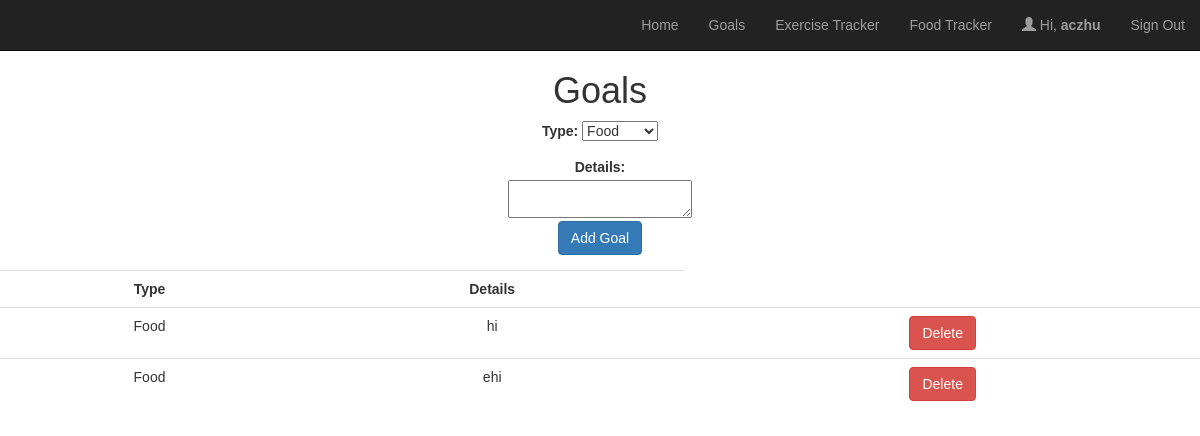
The app's page /views/goals.php (signed in) with its own data.
### tables this page shows
CREATE TABLE `has_goals` (
  `goal_id` int(11) NOT NULL,
  `username` varchar(20) NOT NULL
);

CREATE TABLE `goals` (
  `goal_id` int(11) NOT NULL,
  `type` varchar(10) NOT NULL,
  `details` varchar(30) NOT NULL
);

### web/views/goals.php (the view, shortened to what this page needs)
<!DOCTYPE html>
<html lang="en">
<head>
    <link rel="stylesheet" type="text/css" href="//maxcdn.bootstrapcdn.com/bootstrap/3.3.4/css/bootstrap.min.css" />
</head>
<body>
    <nav class="navbar navbar-default navbar-static-top navbar-inverse">
      <div class="container">
        <ul class="nav navbar-nav navbar-right">
          <li class="navbar-right">
            <a href="logout.php">Sign Out</a>
          </li>
          <li class="navbar-right">
            <a href="profile.php"><span class="glyphicon glyphicon-user"></span> Hi, <b><?php echo htmlspecialchars($_SESSION["username"]); ?></b></a>
          </li>
          <li class="navbar-right">
            <a href="food.php">Food Tracker</a>
          </li>
          <li class="navbar-right">
            <a href="exercise.php">Exercise Tracker</a>
          </li>
          <li class="navbar-right">
            <a href="goals.php">Goals</a>
          </li>
          <li class="navbar-right">
            <a href="welcome.php"> Home</a>
          </li>
        </ul>
      </div>
    </nav>
    <h1> Goals </h1>
    <div class="mx-5">
        <form action="add_goal.php" method="post">
         <div class="form-group">
             <label> Type: </label>
             <select type="text" name="type">
                 <option value="Food">Food</option>
             </select>
         </div>
         <label>Details:</label> <br>
         <textarea type="text" name="details" required></textarea>
         <div class="form-group">
             <input class="btn btn-primary" type="submit" value="Add Goal"/>
         </div>
        </form>
    </div>
    <p>
        <?php
        require_once "config.php";
        $sql = "SELECT goal_id, type, details FROM has_goals NATURAL JOIN goals WHERE username = ?";
        if($stmt = mysqli_prepare($conn, $sql)){
            mysqli_stmt_bind_param($stmt, "s", $param_username);
            if(mysqli_stmt_execute($stmt)){
                $data = mysqli_stmt_get_result($stmt);
                $output = "<table class='table mx-5'>";
                $output .= '<tr>';
                $output .= '<td><strong> Type </strong></td>';
                $output .= '<td><strong> Details  </strong></td>';
                $output .= '</tr>';
                foreach($data as $key => $var) {
                    $output .= '<tr>';
                    $output .= '<td>' . $var['type'] . '</td>';
                    $output .= '<td>' . $var['details'] . '</td>';
                    $output .= '<td><form action="delete_goal.php" method="post">';
                    $output .= '<input type="hidden" name="goal_id" value="'. $var['goal_id'] .'">';
                    $output .= '<input type="submit" class="btn btn-danger" value="Delete">';
                    $output .= '</form></td>';
                    $output .= '</tr>';
                }
                $output .= '</table>';
                echo $output;
            }
        }
        ?>
    </p>
</body>
</html>

### web/views/goals.php (style rules this page uses)
body { font: 14px sans-serif; text-align: center; }

### records on screen
has_goals: goal.type "Food", goal.details "hi"
has_goals: goal.type "Food", goal.details "ehi"

### other values on screen
$_SESSION["username"] "aczhu"
